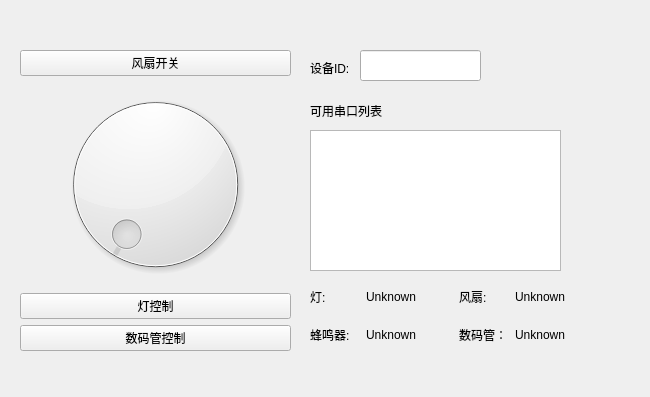
<?xml version="1.0" encoding="UTF-8"?>
<ui version="4.0">
 <class>deviceControler</class>
 <widget class="QWidget" name="deviceControler">
  <property name="geometry">
   <rect>
    <x>0</x>
    <y>0</y>
    <width>650</width>
    <height>397</height>
   </rect>
  </property>
  <property name="windowTitle">
   <string>deviceControler</string>
  </property>
  <widget class="QWidget" name="horizontalLayoutWidget">
   <property name="geometry">
    <rect>
     <x>20</x>
     <y>50</y>
     <width>271</width>
     <height>301</height>
    </rect>
   </property>
   <layout class="QHBoxLayout" name="horizontalLayout">
    <item>
     <layout class="QVBoxLayout" name="verticalLayout">
      <item>
       <widget class="QPushButton" name="fanOnoff">
        <property name="text">
         <string>风扇开关</string>
        </property>
       </widget>
      </item>
      <item>
       <widget class="QDial" name="FanSpeed"/>
      </item>
      <item>
       <widget class="QPushButton" name="ledOnoff">
        <property name="text">
         <string>灯控制</string>
        </property>
       </widget>
      </item>
      <item>
       <widget class="QPushButton" name="hexOnoff">
        <property name="text">
         <string>数码管控制</string>
        </property>
       </widget>
      </item>
     </layout>
    </item>
   </layout>
  </widget>
  <widget class="QListWidget" name="serialList">
   <property name="geometry">
    <rect>
     <x>310</x>
     <y>130</y>
     <width>251</width>
     <height>141</height>
    </rect>
   </property>
  </widget>
  <widget class="QLabel" name="serialText">
   <property name="geometry">
    <rect>
     <x>310</x>
     <y>100</y>
     <width>121</width>
     <height>21</height>
    </rect>
   </property>
   <property name="text">
    <string>可用串口列表</string>
   </property>
  </widget>
  <widget class="QLabel" name="label">
   <property name="geometry">
    <rect>
     <x>310</x>
     <y>60</y>
     <width>58</width>
     <height>16</height>
    </rect>
   </property>
   <property name="text">
    <string>设备ID: </string>
   </property>
  </widget>
  <widget class="QLineEdit" name="IDset">
   <property name="geometry">
    <rect>
     <x>360</x>
     <y>50</y>
     <width>121</width>
     <height>31</height>
    </rect>
   </property>
  </widget>
  <widget class="QWidget" name="">
   <property name="geometry">
    <rect>
     <x>310</x>
     <y>280</y>
     <width>291</width>
     <height>71</height>
    </rect>
   </property>
   <layout class="QHBoxLayout" name="horizontalLayout_6">
    <item>
     <layout class="QVBoxLayout" name="verticalLayout_2">
      <item>
       <layout class="QHBoxLayout" name="horizontalLayout_2">
        <item>
         <widget class="QLabel" name="label_2">
          <property name="maximumSize">
           <size>
            <width>50</width>
            <height>16777215</height>
           </size>
          </property>
          <property name="text">
           <string>灯:</string>
          </property>
         </widget>
        </item>
        <item>
         <widget class="QLabel" name="lightStatus">
          <property name="text">
           <string>Unknown</string>
          </property>
         </widget>
        </item>
       </layout>
      </item>
      <item>
       <layout class="QHBoxLayout" name="horizontalLayout_3">
        <item>
         <widget class="QLabel" name="label_4">
          <property name="maximumSize">
           <size>
            <width>50</width>
            <height>16777215</height>
           </size>
          </property>
          <property name="text">
           <string>蜂鸣器: </string>
          </property>
         </widget>
        </item>
        <item>
         <widget class="QLabel" name="buzzStatus">
          <property name="text">
           <string>Unknown</string>
          </property>
         </widget>
        </item>
       </layout>
      </item>
     </layout>
    </item>
    <item>
     <layout class="QVBoxLayout" name="verticalLayout_3">
      <item>
       <layout class="QHBoxLayout" name="horizontalLayout_4">
        <item>
         <widget class="QLabel" name="label_6">
          <property name="maximumSize">
           <size>
            <width>50</width>
            <height>16777215</height>
           </size>
          </property>
          <property name="text">
           <string>风扇:</string>
          </property>
         </widget>
        </item>
        <item>
         <widget class="QLabel" name="fanStatus">
          <property name="text">
           <string>Unknown</string>
          </property>
         </widget>
        </item>
       </layout>
      </item>
      <item>
       <layout class="QHBoxLayout" name="horizontalLayout_5">
        <item>
         <widget class="QLabel" name="label_8">
          <property name="maximumSize">
           <size>
            <width>50</width>
            <height>16777215</height>
           </size>
          </property>
          <property name="text">
           <string>数码管：</string>
          </property>
         </widget>
        </item>
        <item>
         <widget class="QLabel" name="hexStatus">
          <property name="text">
           <string>Unknown</string>
          </property>
         </widget>
        </item>
       </layout>
      </item>
     </layout>
    </item>
   </layout>
  </widget>
 </widget>
 <resources/>
 <connections/>
</ui>
